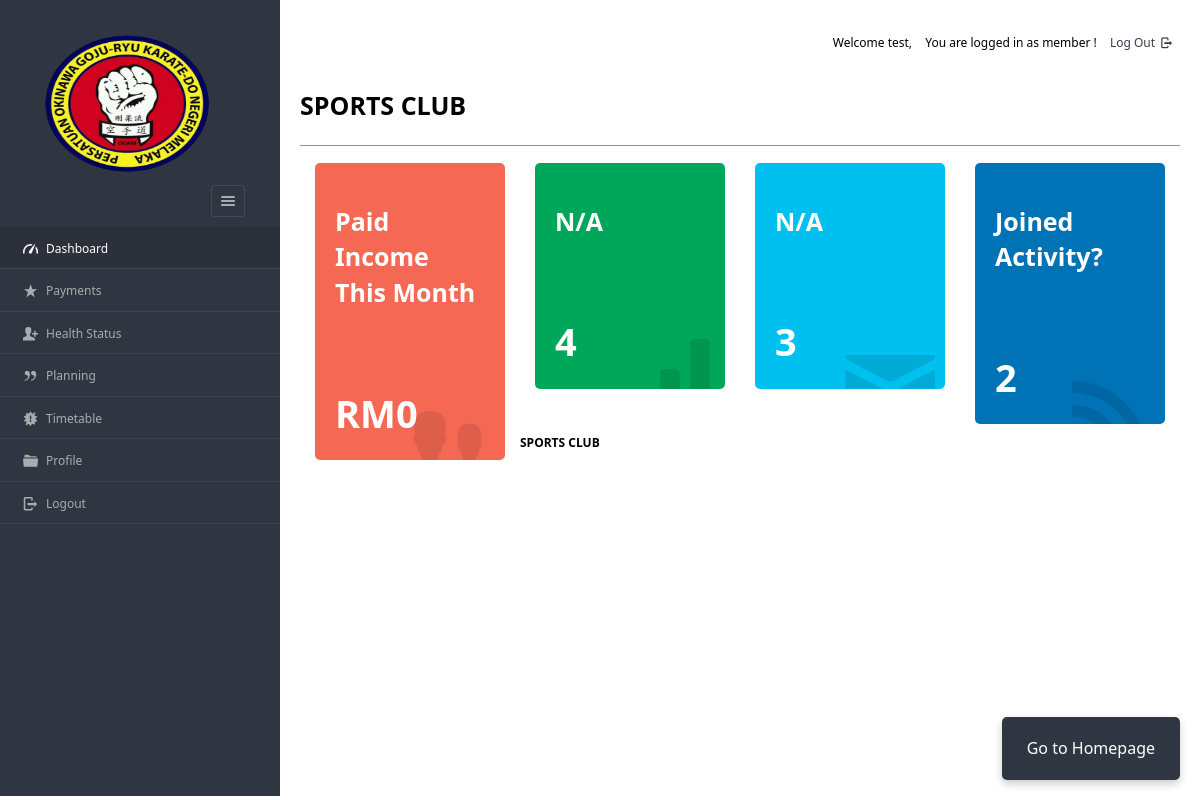
Page /dashboard/member/ (signed in) on the earlier database version.
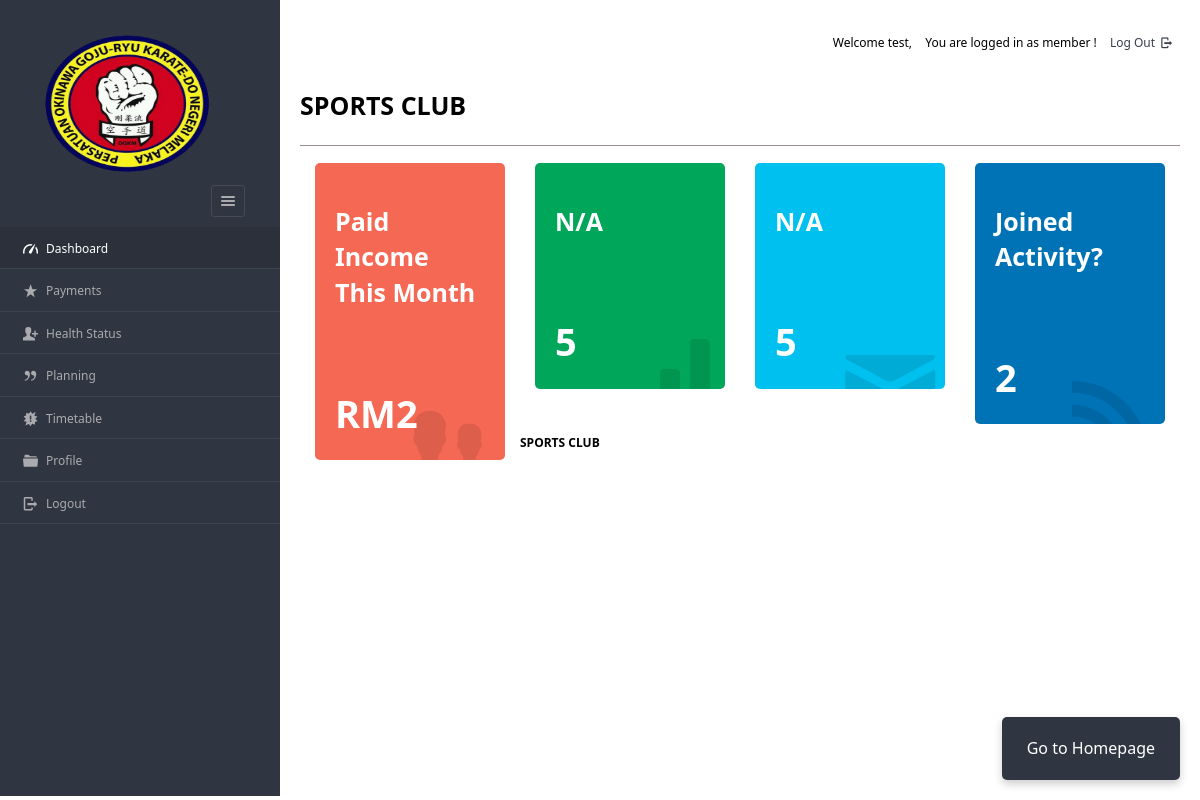
Same page on the later database version.
### tables this page shows
CREATE TABLE `plan` (
  `planid` varchar(8) NOT NULL,
  `planName` varchar(20) NOT NULL,
  `description` varchar(200) NOT NULL,
  `planType` varchar(50) NOT NULL,
  `validity` varchar(20) NOT NULL DEFAULT 'Lifetime',
  `amount` int(10) NOT NULL DEFAULT 0,
  `active` varchar(255) NOT NULL
);

### dashboard/member/index.php (the view, shortened to what this page needs)
<?php
require '../../include/db_conn.php';
?>
<!DOCTYPE html>
<html lang="en">
<head>
    <link rel="stylesheet" href="../../css/style.css"  id="style-resource-5">
    <link rel="stylesheet" href="../../css/dashMain.css">
    <link rel="stylesheet" type="text/css" href="../../css/entypo.css">
</head>
    <body class="page-body  page-fade" onload="collapseSidebar()">
    	<div class="page-container sidebar-collapsed" id="navbarcollapse">
		<div class="sidebar-menu">
			<header class="logo-env">
			<div class="logo">
				<a href="main.php">
					<img src="../../images/logok.png" alt="" width="192" height="80" />
				</a>
			</div>
					<div class="sidebar-collapse" onclick="collapseSidebar()">
				<a href="#" class="sidebar-collapse-icon with-animation">
					<i class="entypo-menu"></i>
				</a>
			</div>
			</header>
    		<?php include('nav.php'); ?>
    	</div>
    		<div class="main-content">
				<div class="row">
					<div class="col-md-6 col-sm-8 clearfix">
					</div>
					<div class="col-md-6 col-sm-4 clearfix hidden-xs">
						<ul class="list-inline links-list pull-right">
							<li>
								<a href="logout.php">
									Log Out <i class="entypo-logout right"></i>
								</a>
							</li>
						</ul>
					</div>
				</div>
			<h2>SPORTS CLUB </h2>
			<hr>
			<div class="col-sm-3"><a href="revenue_month.php">
				<div class="tile-stats tile-red">
					<div class="icon"><i class="entypo-users"></i></div>
						<div class="num" data-postfix="" data-duration="1500" data-delay="0">
						<h2>Paid Income This Month</h2><br>
						<?php
							$date  = date('Y-m');
							$query = "select * from enrolls_to WHERE  paid_date LIKE '$date%'";
							$result  = mysqli_query($con, $query);
							$revenue = 0;
							if (mysqli_affected_rows($con) != 0) {
								while ($row = mysqli_fetch_array($result, MYSQLI_ASSOC)) {
									$query1 = "SELECT * FROM plan WHERE planid='" . $row['planid'] . "'";
									$result1 = mysqli_query($con, $query1);
									if ($result1) {
										$value = mysqli_fetch_row($result1);
										$revenue = floatval($value[4]) + floatval($revenue);
									}
								}
							}
							echo "RM".$revenue;
							?>
						</div>
				</div></a>
			</div>
			<div class="col-sm-3"><a href="table_view.php">
				<div class="tile-stats tile-green">
					<div class="icon"><i class="entypo-chart-bar"></i></div>
						<div class="num" data-postfix="" data-duration="1500" data-delay="0">
						<h2>N/A<br></h2><br>
							<?php
							$query = "select COUNT(*) from users";
							$result = mysqli_query($con, $query);
							if (mysqli_affected_rows($con) != 0) {
							    while ($row = mysqli_fetch_array($result, MYSQLI_ASSOC)) {
							        echo $row['COUNT(*)'];
							    }
							}
							?>
						</div>
				</div></a>
			</div>
			<div class="col-sm-3"><a href="over_members_month.php">
				<div class="tile-stats tile-aqua">
					<div class="icon"><i class="entypo-mail"></i></div>
						<div class="num" data-postfix="" data-duration="1500" data-delay="0">
						<h2>N/A</h2><br>
							<?php
							$date  = date('Y-m');
							$query = "select COUNT(*) from users WHERE joining_date LIKE '$date%'";
							$result = mysqli_query($con, $query);
							if (mysqli_affected_rows($con) != 0) {
							    while ($row = mysqli_fetch_array($result, MYSQLI_ASSOC)) {
							        echo $row['COUNT(*)'];
							    }
							}
							?>
						</div>
				</div></a>
			</div>
			<div class="col-sm-3"><a href="view_plan.php">
				<div class="tile-stats tile-blue">
					<div class="icon"><i class="entypo-rss"></i></div>
						<div class="num" data-postfix="" data-duration="1500" data-delay="0">
						<h2>Joined Activity?</h2><br>
							<?php
							$query = "select COUNT(*) from plan where active='yes'";
							$result  = mysqli_query($con, $query);
							if (mysqli_affected_rows($con) != 0) {
							    while ($row = mysqli_fetch_array($result, MYSQLI_ASSOC)) {
							        echo $row['COUNT(*)'];
							    }
							}
							?>
						</div>
				</div></a>
			</div>
    	<?php include('footer.php'); ?>
</div>
<a class="btn-sm px-4 py-3 d-flex home-button" style="background-color:#303641" href="../../">Go to Homepage</a>
    </body>
</html>

Differences in the rows shown:
changed plan: validity "0" → "2"
Other differences:
new list line: "5"
list line gone: "4"
list line gone: "3"
